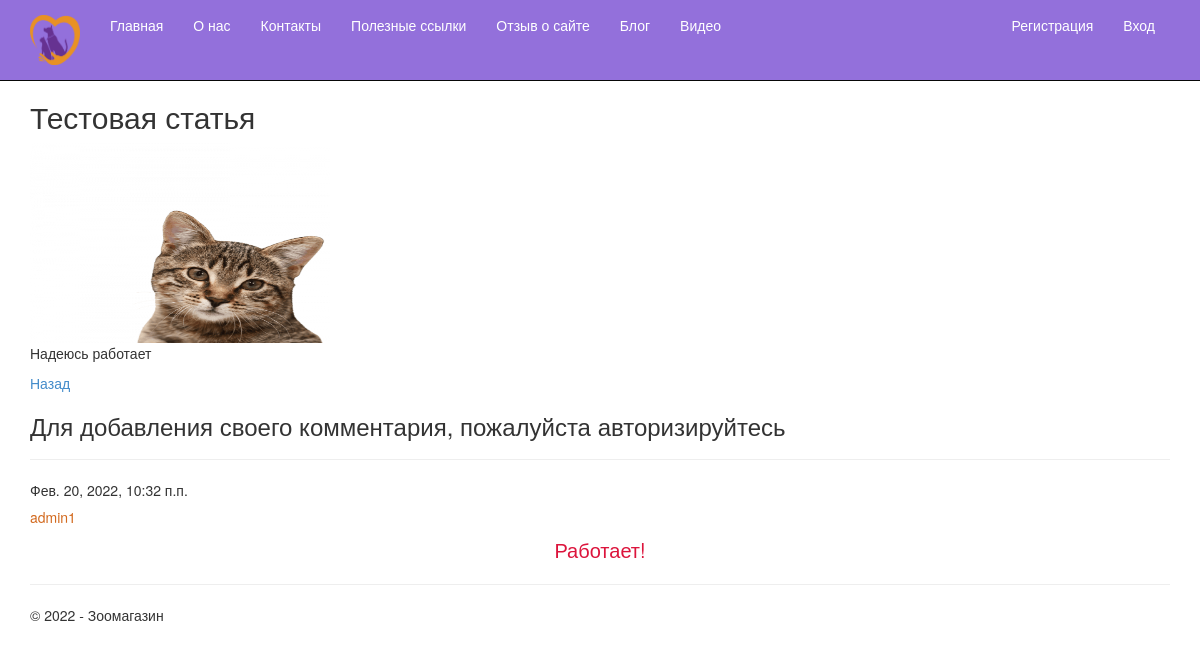
Page /9/ on the committed database.
### app/models.py (models this page shows, shortened)
class Blog(models.Model):
    title = models.CharField(max_length = 100, unique_for_date= 'posted', verbose_name="Заголовок")
    description = models.TextField(verbose_name = "Краткое содержание")
    content = models.TextField(verbose_name = "Полное содержание")
    posted = models.DateTimeField(default = datetime.now(), db_index= True, verbose_name= 'Опубликована')
    author = models.ForeignKey(User, null=True, blank=True, on_delete = models.SET_NULL, verbose_name = "Автор")
    image = models.FileField(default = 'temp.jpg', verbose_name='Путь к картинке')
    class Meta:
        db_table = "Posts"
        ordering = ["-posted"]
        verbose_name = "статья блога"
        verbose_name_plural = "статьи блога"

class Comment(models.Model):
    text = models.TextField(verbose_name = "Комментарий")
    date = models.DateTimeField(default = datetime.now(), db_index=True, verbose_name = "Дата")
    author = models.ForeignKey(User, on_delete = models.CASCADE, verbose_name = "Автор")
    post = models.ForeignKey(Blog, on_delete = models.CASCADE, verbose_name = "Статья")
    class Meta:
        db_table = "Comments"
        ordering = ["-date"]
        verbose_name = "Комментарий"
        verbose_name_plural = "Комментарии к статьям блога"

### app/views.py (the view)
# urls.py: url(r'^(?P<parametr>\d+)/$', views.blogpost, name = 'blogpost'),
def blogpost(request,parametr):
    post_1 = Blog.objects.get(id=parametr)
    comments = Comment.objects.filter(post = parametr)
    if request.method == "POST":
        form = CommentForm(request.POST)
        if form.is_valid():
            comment_f = form.save(commit=False) #
            comment_f.author=request.user #
            comment_f.date = datetime.now() #
            comment_f.post = Blog.objects.get(id=parametr) #
            comment_f.save() #
            return redirect('blogpost',parametr=post_1.id) #
    else:
        form = CommentForm() #
    assert isinstance(request,HttpRequest)
    return render(
        request,
        'app/blogpost.html',
        {
         'post_1':post_1,
         'comments':comments,
         'form':form,
         'year':datetime.now().year,
            }
        )

### app/templates/app/blogpost.html
{% extends 'app/layout.html' %}
{% block content %}
<h2>{{post_1.title}}</h2>
{% if post_1.image and post_1.image.url != '/media/temp.jpg' %}
    <img src="{{post_1.image.url}}" alt="Картинка" width="300" height="200" />
{%endif%}
<p>{{post_1.content|linebreaksbr}}</p>
<p><a href="{% url 'blog' %}">Назад</a> </p>
{% if user.is_authenticated %}
    <h3>Добавить комментарий</h3>
    <form method="POST">{% csrf_token %}
        <div>
            {{form.as_p}}
            <button type="submit" class="save btn btn-default">Отправить комментарий</button>
        </div>
    </form>
{% else %}
    <h3>Для добавления своего комментария, пожалуйста авторизируйтесь</h3>
{% endif %}
{% for comment in comments %}
    <hr/>
    <h7>{{comment.date}}</h7>
    <h5 class="author">{{comment.author}}</h5>
    <p class="com">{{comment.text|linebreaksbr}}</p>
{% endfor %}
{%endblock%}

### app/static/app/content/site.css (style rules this page uses)
body { padding-top: 80px; padding-bottom: 20px; }
.author { color: chocolate; }
.com { color:crimson; text-align:center; font-size: 20px; }

### rows in the picture
Blog: title "Тестовая статья", image (picture), content "Надеюсь работает"
Comment: date "Фев. 20, 2022, 10:32 п.п.", author "admin1", text "Работает!"
